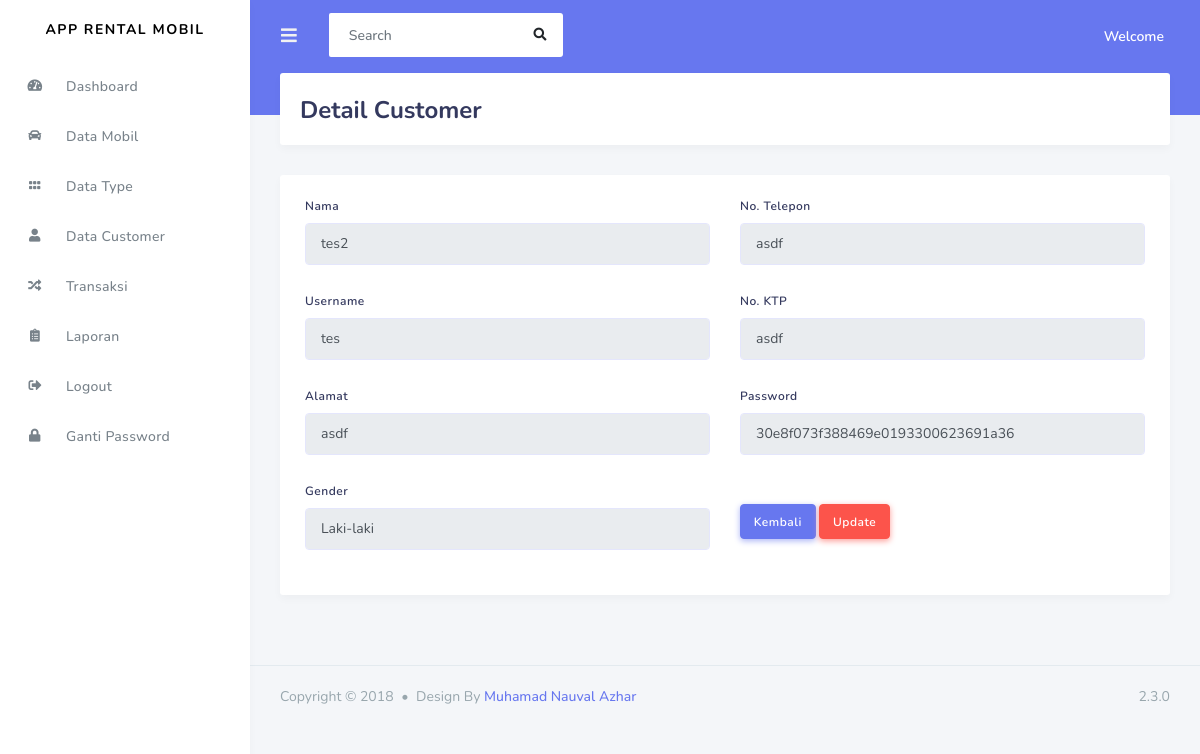
Page /admin/data_customer/detail_customer/3 on the committed database.
### tables this page shows
CREATE TABLE `customer` (
  `id_customer` int(11) NOT NULL,
  `nama` varchar(120) NOT NULL,
  `username` varchar(120) NOT NULL,
  `alamat` varchar(120) NOT NULL,
  `gender` varchar(20) NOT NULL,
  `no_telepon` varchar(20) NOT NULL,
  `no_ktp` varchar(50) NOT NULL,
  `password` varchar(120) NOT NULL,
  `role_id` int(11) NOT NULL
);

### application/controllers/admin/Data_Customer.php (called while the page is built, shortened)
<?php
	class Data_customer extends CI_Controller
	{
		public function detail_customer($id)
		{
			$data['detail'] = $this->rental_model->get_id_customer($id);
			$this->load->view('templates_admin/header');
			$this->load->view('templates_admin/sidebar');
			$this->load->view('admin/detail_customer',$data);
			$this->load->view('templates_admin/footer');
		}
	}
 ?>

### index.php (called while the page is built, shortened)
<?php
require_once BASEPATH.'core/CodeIgniter.php';

### application/models/Rental_model.php (called while the page is built, shortened)
<?php
	class Rental_model extends CI_Model
	{
		public function get_id_customer($id)
		{
			$hasil = $this->db->where('id_customer', $id)->get('customer');
			if($hasil->num_rows() > 0){
				return $hasil->result();
			}else{
				return false;
			}
		}
	}
 ?>

### application/views/admin/detail_customer.php (the view, shortened to what this page needs)
<div class="main-content">
	<div class="section">
		<div class="section-header">
			<h1>Detail Customer</h1>
		</div>
	<?php foreach ($detail as $dt) : ?>
		<div class="card">
      	<div class="card-body">
		<div class="row">
		<div class="col-md-6">
		<div class="form-group">
			<label>Nama</label>
			<input type="text" name="nama" class="form-control" value="<?php echo $dt->nama ?>" disabled>
		</div>
		<div class="form-group">
			<label>Username</label>
			<input type="text" id="disableinput" name="username" class="form-control" value="<?php echo $dt->username ?>" disabled>
		</div>
		<div class="form-group">
			<label>Alamat</label>
			<input type="text" name="alamat" class="form-control" value="<?php echo $dt->alamat ?>"disabled>
		</div>
		<div class="form-group">
			<label>Gender</label>
			<input type="text" name="gender" class="form-control" value="<?php echo $dt->gender ?>"disabled>
		</div>
		</div>
		<div class="col-md-6">
		<div class="form-group">
			<label>No. Telepon</label>
			<input type="text" name="no_telepon" class="form-control" value="<?php echo $dt->no_telepon ?>"disabled>
		</div>
		<div class="form-group">
			<label>No. KTP</label>
			<input type="text" name="no_ktp" class="form-control" value="<?php echo $dt->no_ktp ?>"disabled>
		</div>
		<div class="form-group">
			<label>Password</label>
			<input type="text" name="password" class="form-control" value="<?php echo $dt->password ?>"disabled>
		</div>
		<div>
			<a class="btn btn btn-primary mt-4" href="<?php echo base_url('admin/data_customer') ?>">Kembali</a>
			<a class="btn btn btn-danger mt-4" href="<?php echo base_url('admin/data_customer/update_customer/'.$dt->id_customer) ?>">Update</a>
		</div>
		</div>
		</div>
		</div>
	</div>
	</div>
<?php endforeach; ?>
</div>

### rows in the picture
customer: nama "tes2", username "tes", alamat "asdf", gender "Laki-laki", no_telepon "asdf", no_ktp "asdf", password "30e8f073f388469e0193300623691a36"
